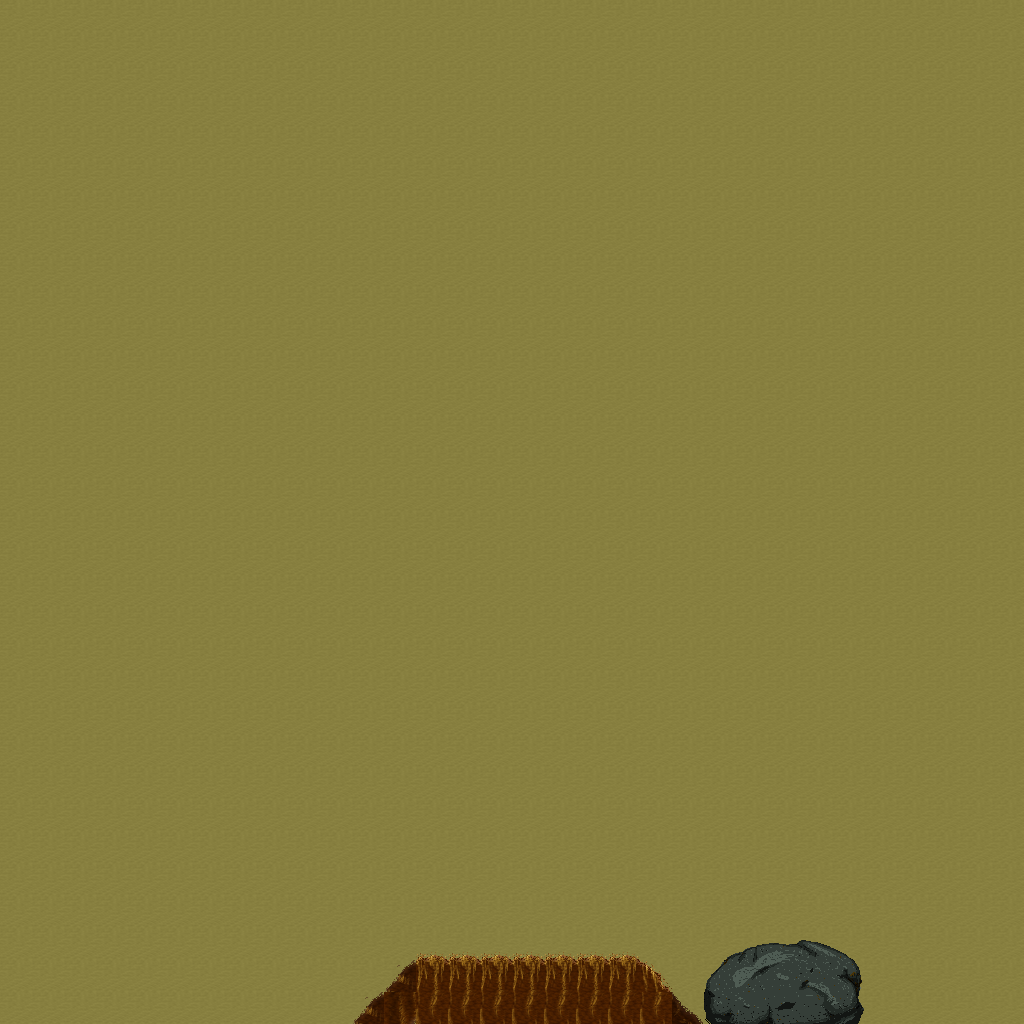

This is a level from a 2D game, rendered from its Tiled map with the project's own tilesets. A one-line summary and the map file follow, with tile-layer data summarised:
An orthogonal 32x32 tile map with 32x32 px tiles, 5 tile layers (Ground, Objects, Objects2, Above, ...), 1 hidden layer not drawn, 7 tilesets.

<map version="1.10" tiledversion="1.11.0" orientation="orthogonal" renderorder="right-down" width="32" height="32" tilewidth="32" tileheight="32" infinite="0" nextlayerid="11" nextobjectid="1">
 <tileset firstgid="1" name="logic_collision" tilewidth="32" tileheight="32" tilecount="1" columns="1">
  <image source="../drawable/logic_collision.png" width="32" height="32" />
 </tileset>
 <tileset firstgid="2" name="ground_ground" tilewidth="32" tileheight="32" tilecount="33" columns="3">
  <image source="../drawable/ground_ground.png" width="96" height="352" />
 </tileset>
 <tileset firstgid="35" name="ground_ridge_earth_dark" tilewidth="32" tileheight="32" tilecount="96" columns="12">
  <image source="../drawable/ground_ridge_earth_dark.png" width="384" height="256" />
 </tileset>
 <tileset firstgid="131" name="ground_rock_huge_boulder" tilewidth="32" tileheight="32" tilecount="20" columns="5">
  <image source="../drawable/ground_rock_huge_boulder.png" width="160" height="128" />
 </tileset>
 <tileset firstgid="151" name="ground_ladder_vertical_pale" tilewidth="32" tileheight="32" tilecount="5" columns="5">
  <image source="../drawable/ground_ladder_vertical_pale.png" width="160" height="32" />
 </tileset>
 <tileset firstgid="156" name="building_fence_wooden_brown_fence" tilewidth="32" tileheight="32" tilecount="42" columns="7">
  <image source="../drawable/building_fence_wooden_brown_fence.png" width="224" height="192" />
 </tileset>
 <tileset firstgid="198" name="furniture_table_wooden_rectangular" tilewidth="32" tileheight="32" tilecount="9" columns="3">
  <image source="../drawable/furniture_table_wooden_rectangular.png" width="96" height="96" />
 </tileset>
 <layer id="1" name="Ground" width="32" height="32">
  <data>[1024 cells, 1024 non-empty, 7 distinct tile ids]</data>
 </layer>
 <layer id="2" name="Objects" width="32" height="32">
  <data>[1024 cells, 31 non-empty, 11 distinct tile ids]</data>
 </layer>
 <layer id="3" name="Objects2" width="32" height="32">
  <data>[1024 cells, 0 non-empty, 0 distinct tile ids]</data>
 </layer>
 <layer id="4" name="Above" width="32" height="32">
  <data>[1024 cells, 5 non-empty, 5 distinct tile ids]</data>
 </layer>
 <layer id="5" name="Above2" width="32" height="32">
  <data>[1024 cells, 0 non-empty, 0 distinct tile ids]</data>
 </layer>
 <layer id="6" name="Walkable" width="32" height="32" visible="0">
  <data>[1024 cells, 30 non-empty, 1 distinct tile ids]</data>
 </layer>
 <objectgroup id="7" name="Mapevents" />
 <objectgroup id="8" name="Spawn" />
 <objectgroup id="9" name="Keys" />
 <objectgroup id="10" name="Replace" />
</map>
